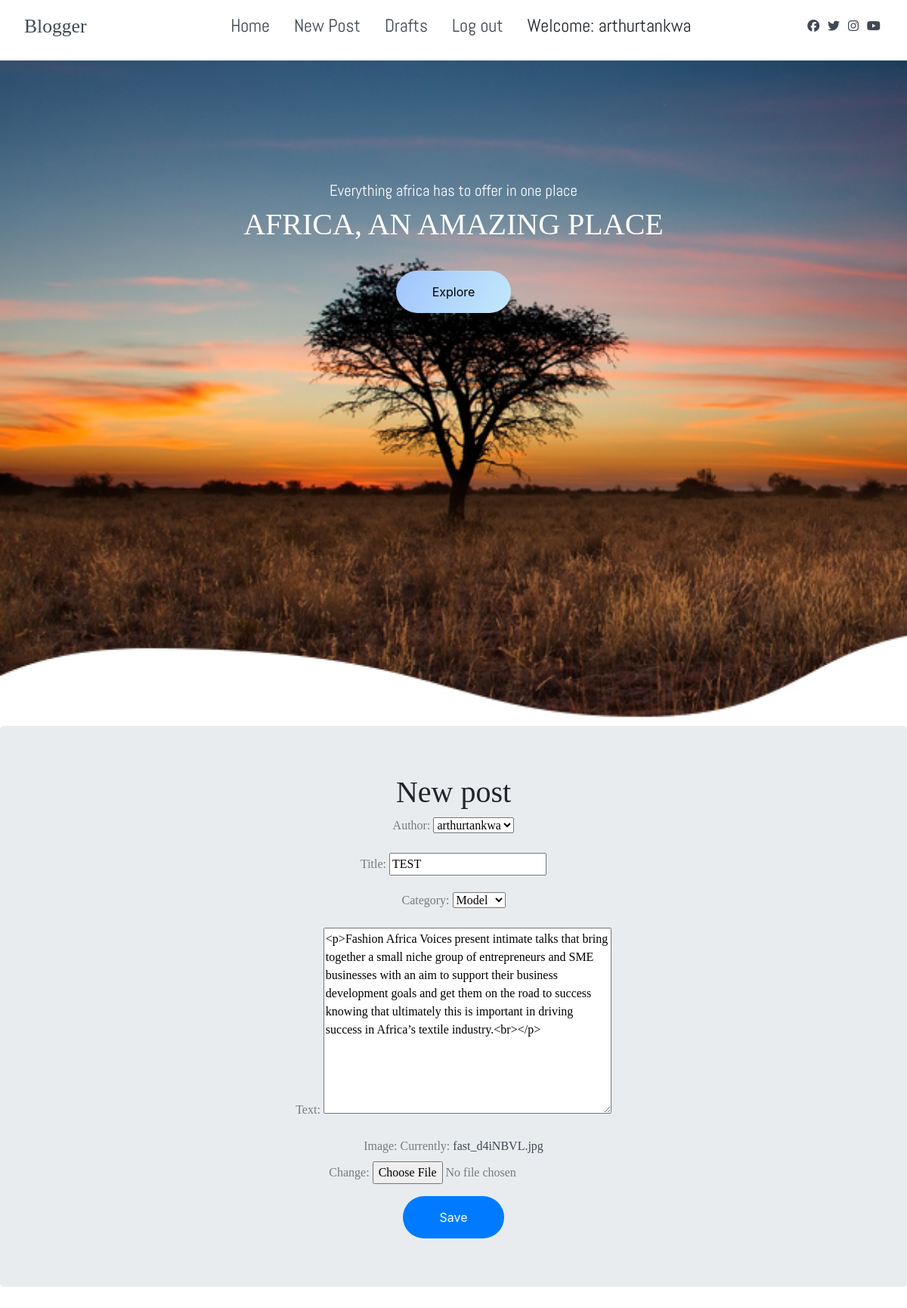
The page /post/7/edit/ (signed in) on the database its author committed.
### blog/models.py (models this page shows, shortened)
class Post(models.Model):
    author = models.ForeignKey('auth.User',on_delete=models.CASCADE)
    title = models.CharField(max_length=200)
    text = models.TextField()
    image = models.ImageField()
    category = models.CharField(max_length=200, choices = cat_choices)
    created_date = models.DateTimeField(default=timezone.now)
    published_date = models.DateTimeField(blank=True, null=True)

### blog/views.py (the view)
# urls.py: path('post/<int:pk>/edit/', views.PostUpdateView.as_view(), name='post_edit'),
class PostUpdateView(LoginRequiredMixin,UpdateView):
    login_url = '/login/'
    redirect_field_name = 'blog/post_detail.html'
    form_class = PostForm
    model = Post

### blog/forms.py
class PostForm(forms.ModelForm):
    class Meta:
        model = Post
        fields = ('author','title', 'category', 'text', 'image')
        widgets = {
            'title': forms.TextInput(attrs={'class': 'textinputclass'}),
            'category': forms.Select(attrs={'class': 'textinputclass'}),
            'text': forms.Textarea(attrs={'class': 'editable medium-editor-textarea postcontent'}),
        }

### blog/templates/blog/post_form.html (shortened to what this page needs)
{% extends 'blog/base.html' %}
{% block content %}
  <div class="jumbotron" align= center>
    <h1>New post</h1>
      <form method="POST" enctype="multipart/form-data" class="post-form">
        {{form.as_p}}
        <button type="submit" class="save btn btn-primary">Save</button>
      </form>
  </div>
{% endblock %}

### blog/templates/blog/base.html (shortened to what this page needs)
<!DOCTYPE html>
{% load static %}
{% load bootstrap4 %}
<html>
  <head>
    <link rel="stylesheet" href="https://cdn.jsdelivr.net/npm/bootstrap@4.0.0/dist/css/bootstrap.min.css"
>
    <link href="https://maxcdn.bootstrapcdn.com/font-awesome/4.7.0/css/font-awesome.min.css" rel="stylesheet">
    <link rel="stylesheet" href="//cdn.jsdelivr.net/medium-editor/latest/css/medium-editor.min.css" type="text/css" media="screen" charset="utf-8">
    <link rel="stylesheet" href="{% static 'css/style1.css' %}">
    <link rel="stylesheet" href="{% static 'node_modules/@fortawesome/fontawesome-free/css/all.css' %}"/>
  </head>
  <body>
    <nav class="nav navbar-nav mr-auto mt-2 mt-lg-0">
      <div class="nav-menu flex-row">
        <div class="nav-brand">
          <a href="#" class="text-gray">Blogger</a>
        </div>
        <div>
          <ul class="nav-items">
            <li class="nav-item nav-link"><a href="{% url 'post_list' %}">Home</a></li>
            {% if user.is_authenticated and user.is_staff %}
              <li class="nav-item nav-link"> <a href="{% url 'post_new' %}">New Post</a></li>
              <li class="nav-item nav-link"> <a href="{% url 'post_draft_list' %}">Drafts</a></li>
              <li class="nav-item nav-link"> <a href="{% url 'logout' %}">Log out</a></li>
              <li class="nav-item nav-link"> Welcome: {{ user.username }}</li>
            {% elif user.is_authenticated %}
              <li class="nav-item nav-link"> <a href="{% url 'post_new' %}">New Post</a></li>
              <li class="nav-item nav-link"> <a href="{% url 'logout' %}">Log out</a></li>
              <li class="nav-item nav-link"> Welcome: {{ user.username }}</li>
            {% else %}
              <a class="nav-item nav-link" href="{% url 'login' %}" aria-label="Login">
                <span class="fa fa-user" aria-hidden="true"></span></a>
              <a class="nav-item nav-link" href="{% url 'accounts:signup' %}" class="btn btn-simple">Sign up</a>
            {% endif %}
          </ul>
        </div>
        <div class="social text-grey">
          <a href="#"><i class="fab fa-facebook"></i></a>
          <a href="#"><i class="fab fa-twitter"></i></a>
          <a href="#"><i class="fab fa-instagram"></i></a>
          <a href="#"><i class="fab fa-youtube"></i></a>
        </div>
      </div>
    </nav>
    <main align= center>
      <section class="site-tittle">
        <div class="site-background" data-aos="fade-up" data-aos-delay="100">
          <h3>Everything africa has to offer in one place</h3>
          <h1>AFRICA, AN AMAZING PLACE</h1>
          <button class="btn">Explore</button>
        </div>
      </section>
              {% block content %}
              {% endblock %}
  </body>
</html>

### blog/static/css/style1.css (style rules this page uses)
html, body { margin: 0%; box-sizing: border-box; overflow-x: hidden; }
:root { --text-gray: #3f4954; --text-light: #686666da; --bg-color: #0f0f0f; --white: #ffff; --midnight: #104f55; --sky: linear-gradient(120deg, #a1c4fd 0%, #c2e9fb 100%); --Abel: "Abel", cursive; --Anton: "Anton", cursive; --Josefin: "Josefin", cursive; --Lexend: "Lexend", cursive; --Livvic: "Livvic" cursive; }
a { text-decoration: none; color: var(--text-gray); }
.flex-row { display: flex; flex-direction: row; flex-wrap: wrap; }
.text-gray { color: var(--text-gray); }
ul { list-style-type: none; }
h1 { font-family: var(--Lexend); font-size: 2.5rem; }
h3 { font-family: var(--Abel); font-size: 1.3rem; }
button.btn { border: none; border-radius: 2rem; padding: 1rem 3rem; font-size: 1rem; font-family: var(--Livvic); cursor: pointer; }
p { font-family: var(--Lexend); color: var(--text-light); }
.nav { background: white; padding: 0 2rem; height: 0rem; min-height: 10vh; overflow: hidden; transition: height 1s ease-in; }
.nav .nav-menu { justify-content: space-between; }
.nav .nav-items { display: flex; margin: 0; }
.nav .nav-items .nav-link { padding: 1rem 1rem; font-size: 1.1rem; position: relative; font-family: var(--Abel); font-size: 1.5rem; }
.nav .nav-brand a { font-size: 1.6rem; padding: 1rem 0; display: block; font-family: var(--Lexend); font-size: 1.6rem; }
.nav .social { padding: 1.4rem 0; }
.nav .social i { padding: 0 0.2rem; }
main { overflow: hidden; }
main .site-tittle { background: url(../assets/img/bg-image.jpg); background-size: cover; height: 110vh; display: flex; justify-content: center; }
main .site-tittle .site-background { padding: 10rem; text-align: center; color: var(--white); }
main .site-tittle .btn { margin: 1.8rem; background: var(--sky); }

### rows shown on the page
Post: author "arthurtankwa", title "TEST", category "Model", text "<p>Fashion Africa Voices present intimate talks that bring together a small niche group of entrepreneurs and SME businesses with an aim to support their business development goals and get them on the road to success knowing that ultimately this is important in driving success in Africa’s textile industry.<br></p>"

### other values the page prints
{{ user.username }} "arthurtankwa"
